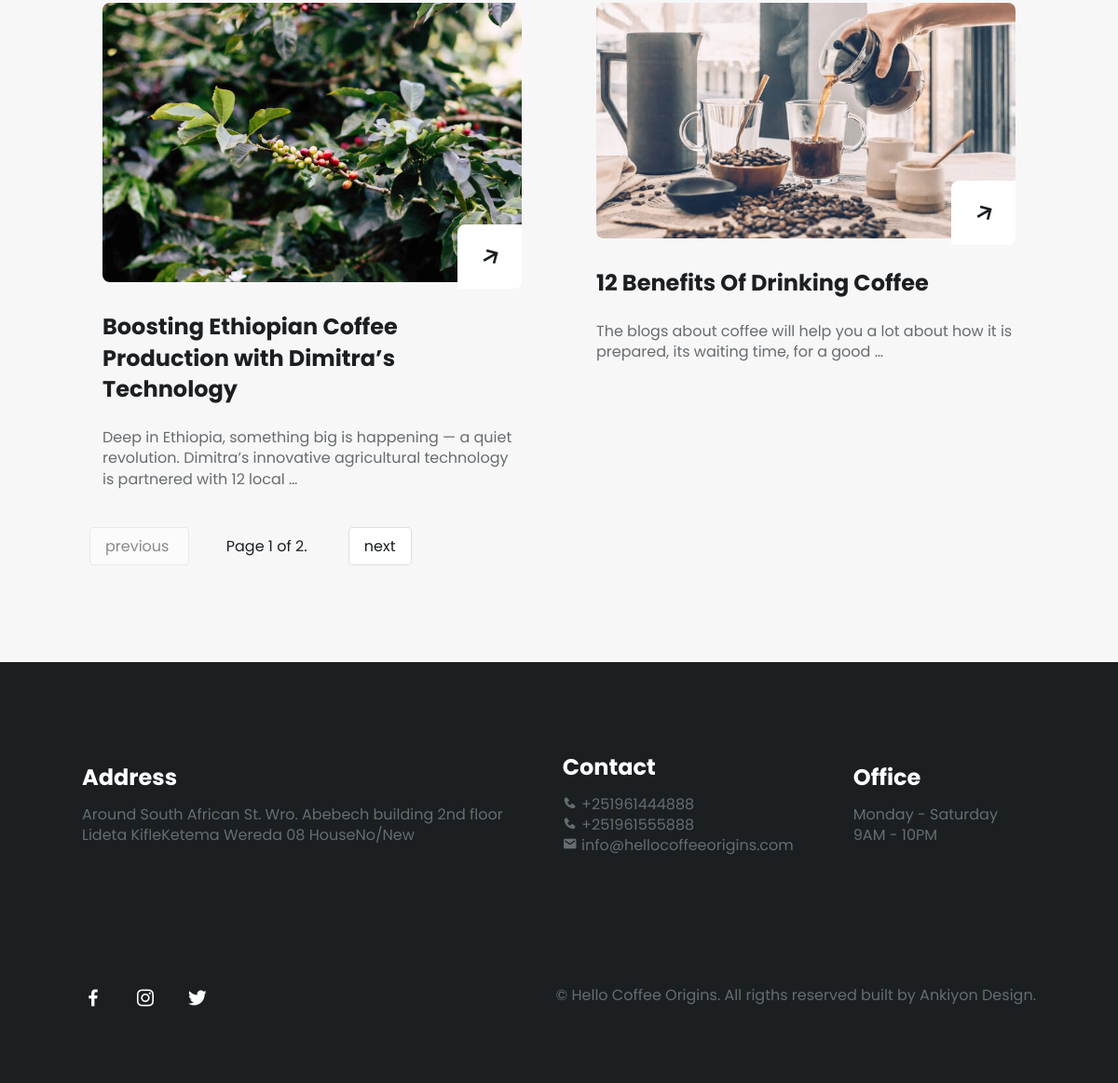
The app's page / (lower part), older data.
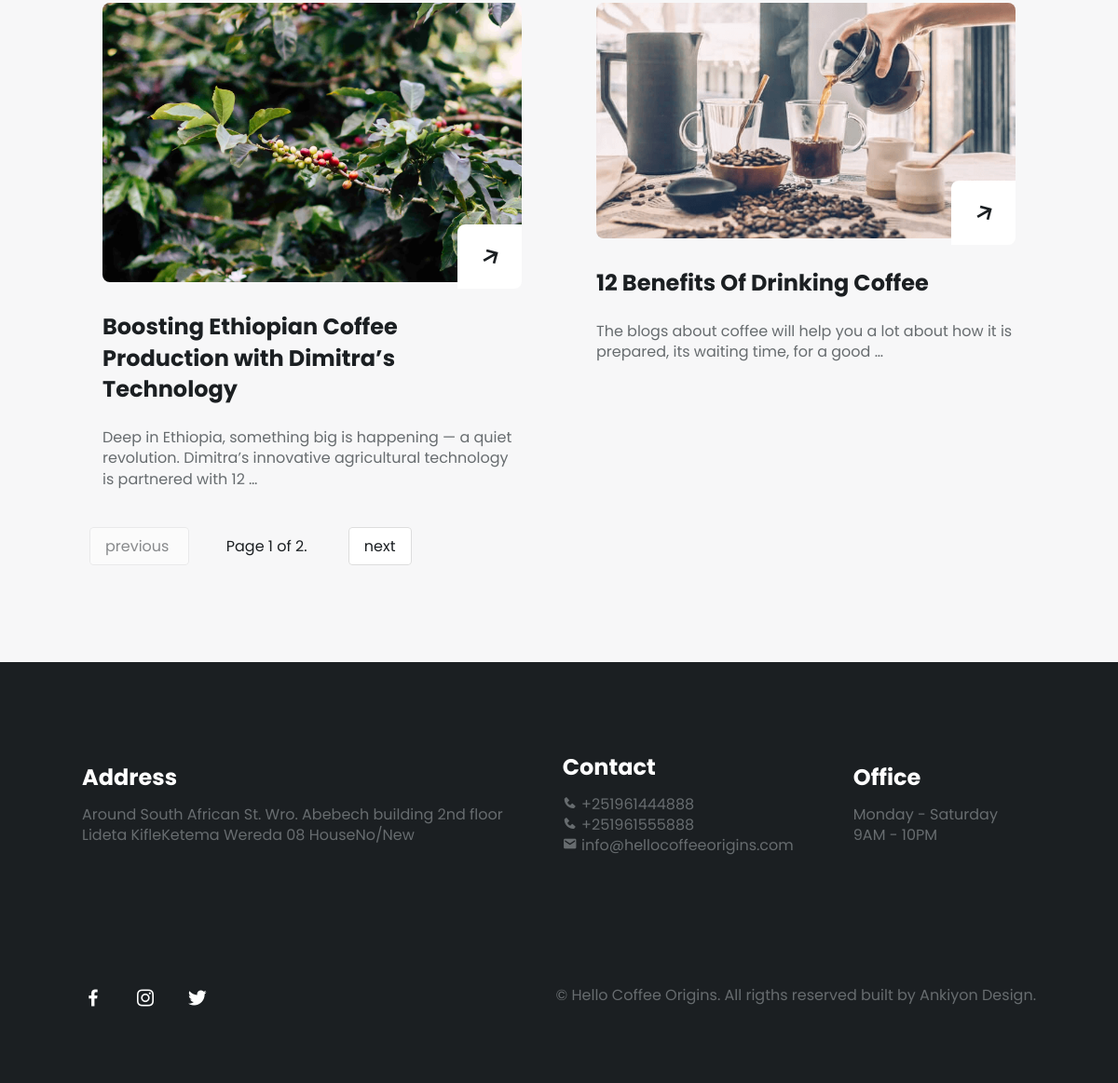
The same page, newer data.
### coffee/models.py (models this page shows, shortened)
class Post(models.Model):
    class Status(models.TextChoices):
        DRAFT = 'DF', 'Draft'
        PUBLISHED = 'PB', 'Published'
    banner = models.ImageField(upload_to='blog_banner/')
    title = models.CharField(max_length=250)
    slug = models.SlugField(max_length=250, unique_for_date='publish')
    author = models.ForeignKey(User,
                                on_delete=models.CASCADE,
                                related_name='blog_posts')
    body = RichTextUploadingField(blank=True, null=True)
    publish = models.DateTimeField(default=timezone.now)
    created = models.DateTimeField(auto_now_add=True)
    updated = models.DateTimeField(auto_now=True)
    status = models.CharField(max_length=2,
                                choices=Status.choices,
                                default=Status.DRAFT)
    objects = models.Manager() # The default manager.
    published = PublishedManager() # Our custom manager.
    class Meta:
        ordering = ['-publish']
        indexes = [
                    models.Index(fields=['-publish']),
        ]
    def get_absolute_url(self):
        return reverse('post_detail',
                                args=[self.slug])

### coffee/views.py (the view, shortened to what this page needs)
# urls.py: path('', views.home, name='home'),  # This points to our homepage
def home(request):
    products = CoffeeProduct.objects.all()
    posts_list = Post.published.all()
    paginator = Paginator(posts_list, 2)  # Show 2 posts per page
    page_number = request.GET.get('page')  # Get the current page number from the request
    try:
        posts = paginator.page(page_number)  # Get the posts for the current page
    except PageNotAnInteger:
        posts = paginator.page(1)
    except EmptyPage:
        posts = paginator.page(paginator.num_pages)
    return render(request, 'coffee/home.html', {
        'products': products,
        'posts': posts,  # Pass the paginated posts
    })

### coffee/models.py (called while the page is built)
    def get_queryset(self):
        return super().get_queryset()\
                        .filter(status=Post.Status.PUBLISHED)

### coffee/templates/coffee/home.html (shortened to what this page needs)
{% load static %}
<!DOCTYPE html>
<html lang="en">
  <head>
    <link
      href="https://unpkg.com/boxicons@2.1.4/css/boxicons.min.css"
      rel="stylesheet"
    />
    <link rel="stylesheet" href="{% static 'css/styles.css' %}" />
  </head>
  <body>
    <main>
    {% if posts %}
      <section class="blog section" id="blog">
        <div class="blog__container container">
          <div class="blog__content grid" id="blog-posts">
            {% include 'coffee/blog_posts_partial.html' with posts=posts %}
          </div>
          <div class="pagination">
            <span class="step-links">
              <a href="{% if posts.has_previous %}?page={{ posts.previous_page_number }}{% else %}#{% endif %}"
                class="pagination__button {% if not posts.has_previous %}disabled{% endif %}"
                id="prev-page">
                previous
              </a>
              <span class="current">
                Page {{ posts.number }} of {{ posts.paginator.num_pages }}.
              </span>
              <a href="{% if posts.has_next %}?page={{ posts.next_page_number }}{% else %}#{% endif %}"
                class="pagination__button {% if not posts.has_next %}disabled{% endif %}"
                id="next-page">
                next
              </a>
            </span>
          </div>
        </div>
      </section>
    {% endif %}
    </main>
    <footer class="footer" id="contact">
      <div class="footer__container container">
        <div class="footer__content grid">
          <div class="footer__data">
            <h2 class="footer__subtitle">Address</h2>
            <p class="footer__information">
              Around South African St. Wro. Abebech building 2nd floor <br />
              Lideta KifleKetema Wereda 08 HouseNo/New
            </p>
          </div>
          <div class="footer__data">
            <h2 class="footer__subtitle">Contact</h2>
            <p class="footer__information">
              <i class='bx bxs-phone'></i>
              +251961444888 <br />
              <i class='bx bxs-phone'></i>
              +251961555888 <br>
              <i class='bx bxs-envelope' ></i>
              info@hellocoffeeorigins.com
            </p>
          </div>
          <div class="footer__data">
            <h2 class="footer__subtitle">Office</h2>
            <p class="footer__information">
              Monday - Saturday <br />
              9AM - 10PM
            </p>
          </div>
        </div>
        <div class="footer__group">
          <ul class="footer__social">
            <a href="#" class="footer__social-link" target="_blank">
              <i class="bx bxl-facebook"></i>
            </a>
            <a href="#" class="footer__social-link" target="_blank">
              <i class="bx bxl-instagram"></i>
            </a>
            <a href="#" class="footer__social-link" target="_blank">
              <i class="bx bxl-twitter"></i>
            </a>
          </ul>
          <span class="footer__copy">
            &#169; Hello Coffee Origins. All rigths reserved built by Ankiyon Design.
          </span>
        </div>
      </div>
    </footer>
  </body>
</html>

### coffee/templates/coffee/blog_posts_partial.html (shortened to what this page needs)
{% for post in posts %}
  <article class="blog__card">
    <a href="{{ post.get_absolute_url }}">
      <div class="blog__image">
        <img src="{{ post.banner.url }}" alt="Blog Thumbnails" class="blog__img" />
        <a href="{{ post.get_absolute_url }}" class="blog__button">
          <i class="bx bx-right-arrow-alt"></i>
        </a>
      </div>
    </a>
    <div class="blog__data">
      <a href="{{ post.get_absolute_url }}">
        <h2 class="blog__title">{{ post.title }}</h2>
      </a>
      <p class="blog__description">
        {{ post.body|safe|truncatewords:20|linebreaks }}
      </p>
    </div>
  </article>
{% endfor %}

Row changes from the older to the newer data that the page shows:
changed Post "Boosting Ethiopian Coffee Production with Dimitra’s Technology": body "Deep in Ethiopia, something big is happening — a quiet revolution. Dimitra’s innovative agricultural technology is partnered with 12 local …" → "Deep in Ethiopia, something big is happening — a quiet revolution. Dimitra’s innovative agricultural technology is partnered with 12 …"
